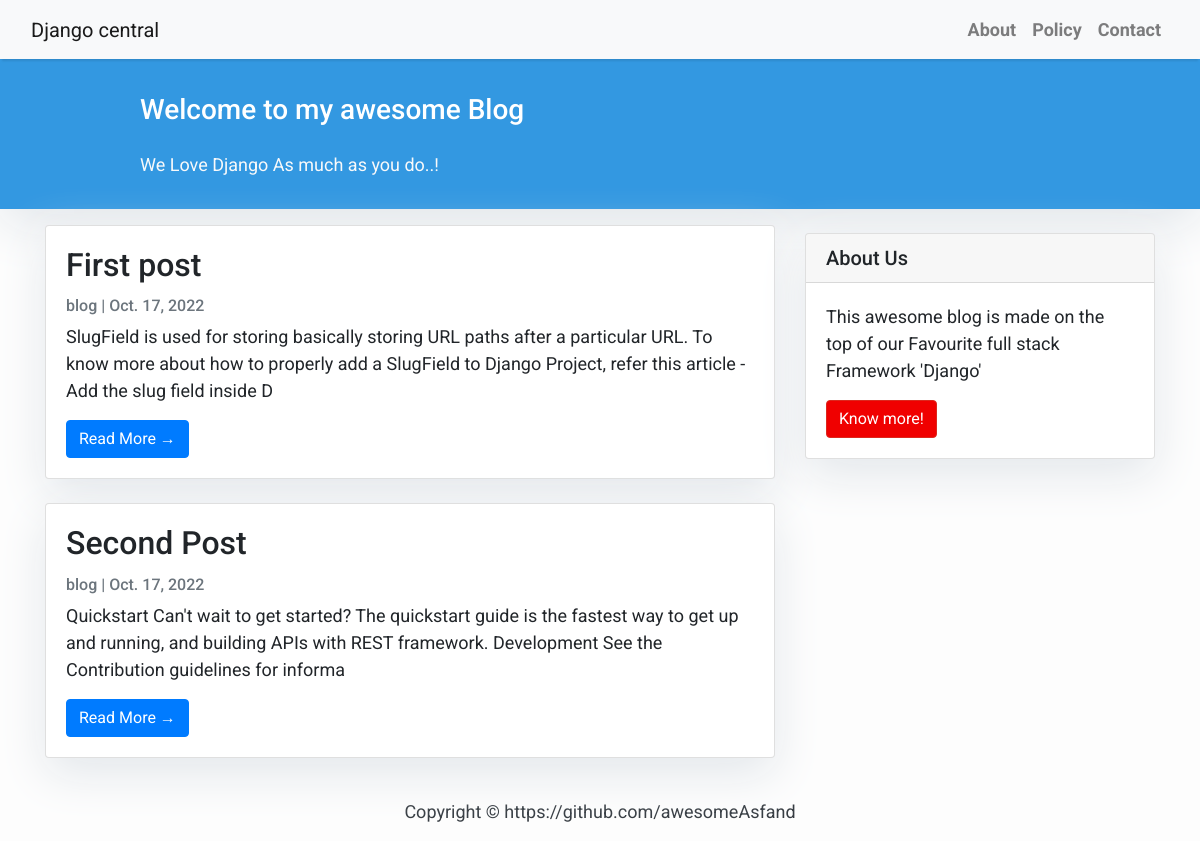
The page / on the database its author committed.
### blog/models.py (models this page shows, shortened)
class Post(models.Model):
    title = models.CharField(max_length=200, unique=True)
    slug = models.SlugField(max_length=200, unique=True)
    author = models.ForeignKey(User, on_delete=models.CASCADE, related_name='blog_post')
    updated_on = models.DateField(auto_now=True)
    content = models.TextField()
    created_on = models.DateField(auto_now_add=True)
    status = models.IntegerField(choices=STATUS, default=0)
    class Meta:
        ordering = ['-created_on']

### blog/views.py (the view)
# urls.py: path('', views.PostList, name='home'),
def PostList(request):
    post_list = Post.objects.filter(status=1).order_by('-created_on')
    return render(request, 'blog/index.html', context={'post_list': post_list})

### blog/templates/blog/index.html (shortened to what this page needs)
<!DOCTYPE html>
{% extends 'blog/base.html' %}
{% block content %}
<html lang="en">
<head>
</head>
<body>
<header class="masthead">
    <div class="container">
        <div class="row">
            <div class=" col-md-8 col-md-10 mx-auto">
                <div class="site-heading">
                    <h3 class=" site-heading my-4 mt-3 text-white"> Welcome to my awesome Blog </h3>
                    <p class="text-light">We Love Django As much as you do..! &nbsp
                    </p>
                </div>
            </div>
        </div>
    </div>
</header>
<div class="container">
    <div class="row">
        <div class="col-md-8 mt-3 left">
            {% for post in post_list %}
            <div class="card mb-4">
                <div class="card-body">
                    <h2 class="card-title">{{ post.title }}</h2>
                    <p class="card-text text-muted h6">{{ post.author }} | {{ post.created_on}} </p>
                    <p class="card-text">{{post.content|slice:":200" }}</p>
                    <a href="{% url 'detail' post.id  %}" class="btn btn-primary">Read More &rarr;</a>
                </div>
            </div>
            {% endfor %}
        </div>
        {% block sidebar %} {% include 'blog/sidebar.html' %} {% endblock sidebar %}
    </div>
</div>
</body>
</html>
{%endblock%}

### blog/templates/blog/base.html (style rules this page uses)
body { font-family: "Roboto", sans-serif; font-size: 17px; background-color: #fdfdfd; }
.masthead { background: #3398E1; height: auto; padding-bottom: 15px; box-shadow: 0 16px 48px #E3E7EB; padding-top: 10px; }

### blog/templates/blog/index.html (style rules this page uses)
body { font-family: "Roboto", sans-serif; font-size: 18px; background-color: #fdfdfd; }
.card { box-shadow: 0 16px 48px #E3E7EB; }

### blog/templates/blog/sidebar.html (style rules this page uses)
.card { box-shadow: 0 16px 48px #E3E7EB; }

### rows shown on the page
Post: title "First post", author "blog", created_on "Oct. 17, 2022", content "SlugField is used for storing basically storing URL paths after a particular URL. To know more about how to properly add a SlugField to Django Project, refer this article - Add the slug field inside D"
Post: title "Second Post", author "blog", created_on "Oct. 17, 2022", content "Quickstart Can't wait to get started? The quickstart guide is the fastest way to get up and running, and building APIs with REST framework. Development See the Contribution guidelines for informa"
